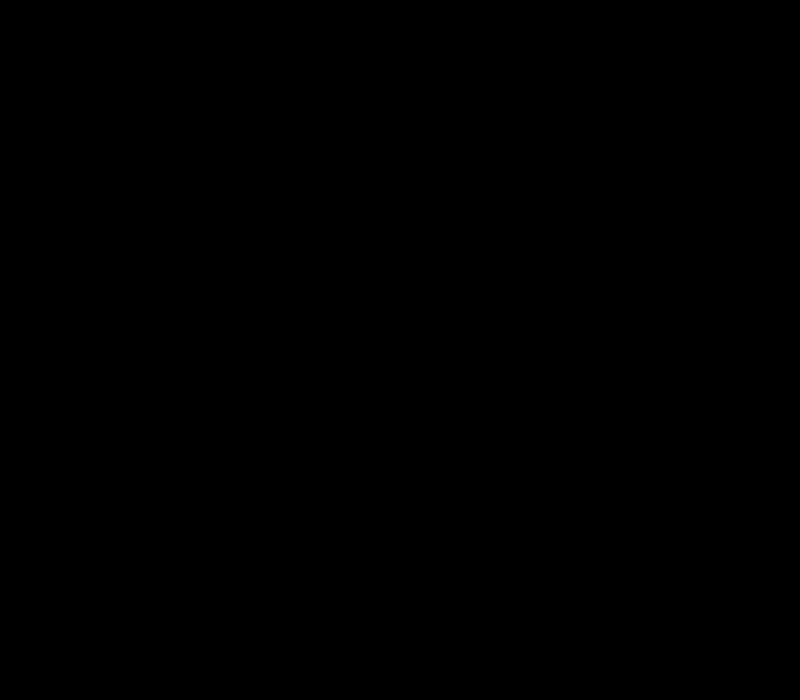
Frame 1 (no input)
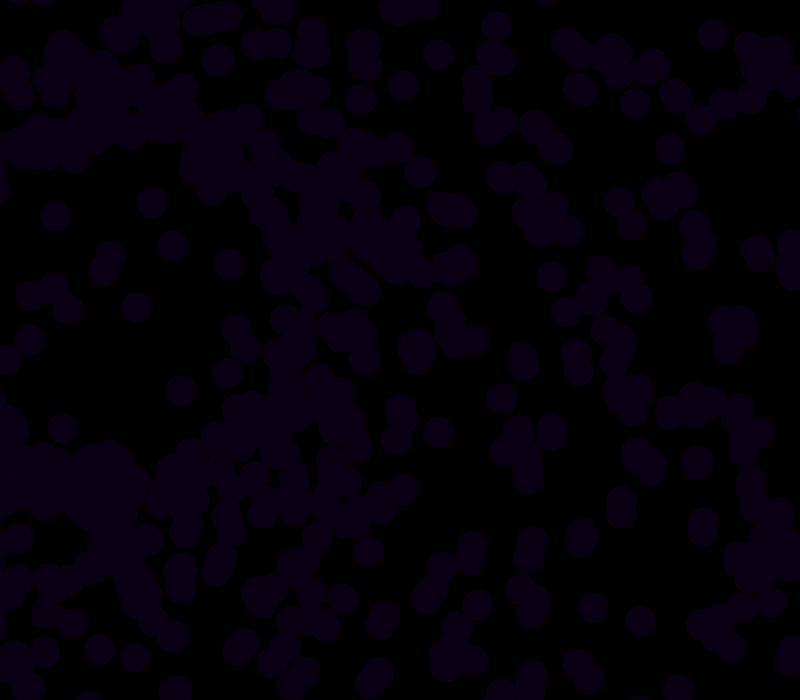
Frame 60 (the mouse pressed at the canvas centre just before this capture)
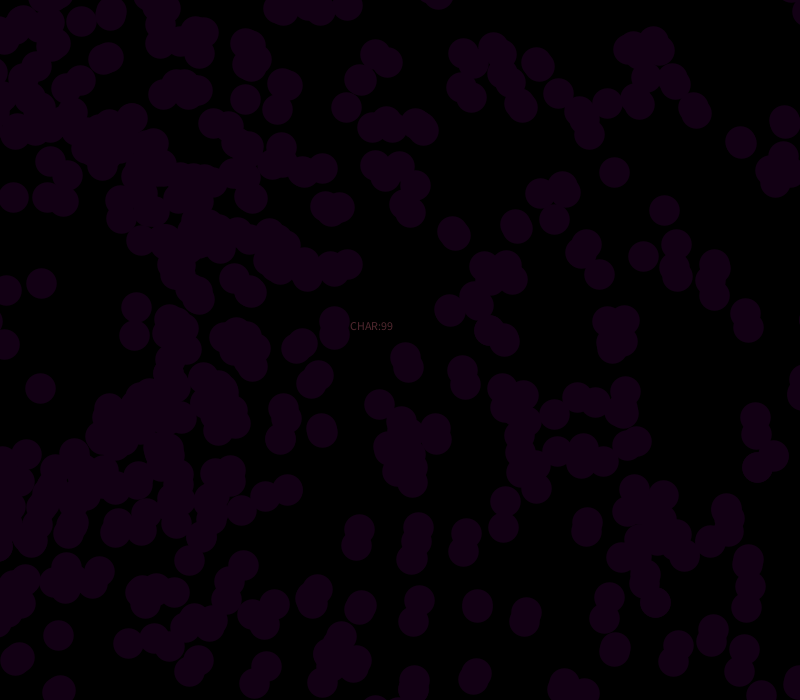
Frame 120 (the mouse held since frame 60 and released just before this capture)

The Processing sketch that drew these frames (run headless with seeded random() and noise(); from frame 60 on, the mouse is pressed at the canvas centre):

// Processing sketch: Davidsketch_240228amouse3
// ── Davidsketch_240228amouse3.pde
//code runs at start
void setup() {
  //set size to 800,700
  size(800, 700);
  //set rectangle mode to center
  rectMode(CENTER);
  //set frame rate to 60
  frameRate(60);
}
//variable for moving
float move = 0;
//variable for the first color
float shade = random(255);
//variable for the stop color
float stop = random(200, 255);
//text that gets replaced with text from string array
String text = "stop looking at me";
//array of text
String[] texts = {"hi my name is johnny", "im the secret character",
  "CHAR:99", "please stop", "stop looking at me"};
//code runs everyframe
void draw() {
  //set background to black
  background(0);
  //set fill to stop color and a mouse x/ mouse y position
  fill(stop, mouseX/3.9, mouseY/2.9, random(200));
  //display text on mouse x and y shifted so the cursor doesnt block the text
  text(text, mouseX-50, mouseY-20);
  //if you go out of bounds
  if (move==-800) {
    //make text breifly display "denied" then telepot you back make shade color random
    text = "DENIED";
    move = 0;
    shade =random(255);
  }

  //when frame count divisible by 50
  if (frameCount%50==0) {
    stop = random(200, 255);
    //so that its the = or less shade of colors if its low or high
    stroke(random(shade), 0, 20, 255);
    text = texts[int(random(texts.length))];
  }
  //move based on move variable
  translate(move, 300);
  //use mouse x to control movement
  if (mouseX>350) {
    move-=2;
  } else {
    move+=2;
  }
  //if you go out of bounds the other way
  if (move==800) {
    //make text breifly display "denied" then telepot you back make shade color random
    text = "DENIED";
    move = 0;
    shade =random(255);
  }
  //set big stoke weight and mkae spiralling thing that gets affected by stroke color above
  strokeWeight(30.51);
  float max = 1600;
  for (float i = 0; i<max; i+=0.9) {
    point(0 + i, 170+-9* tan(2*(frameCount/9.009*i * PI/16)));
    point(0 + i, 170+-9*sin(i * PI/2));
    rotate(i);
  }
}
